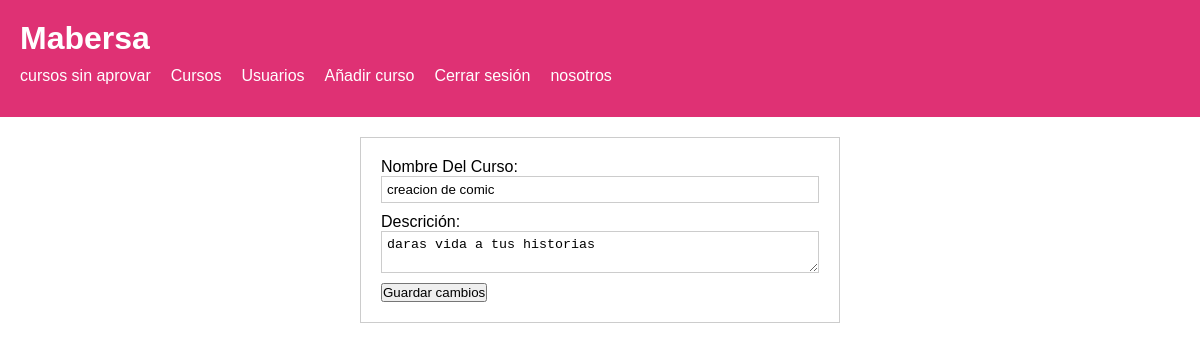
The app's page /edit.php?c_id=1 (signed in), older data.
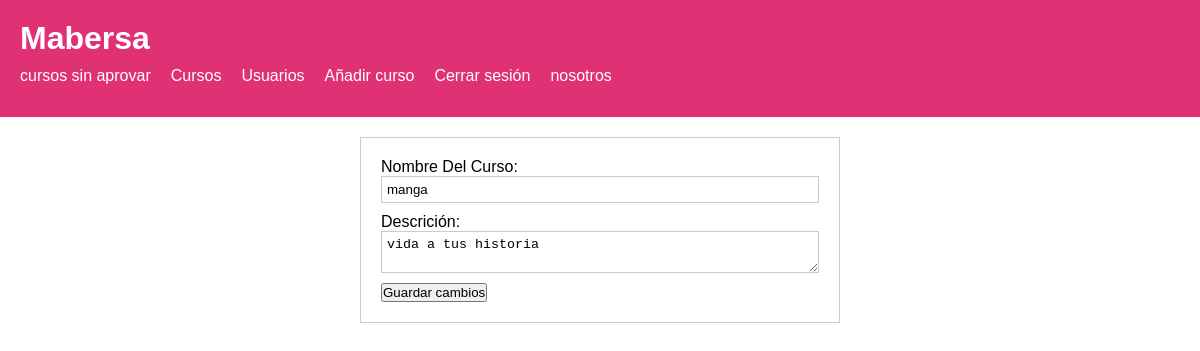
The same page, newer data.
### tables this page shows
CREATE TABLE `courses` (
  `c_id` int(11) NOT NULL,
  `t_id` int(11) NOT NULL,
  `course_name` varchar(255) NOT NULL,
  `course_description` text DEFAULT NULL,
  `video` varchar(255) DEFAULT NULL,
  `timestamp` timestamp NOT NULL DEFAULT current_timestamp(),
  `approved` tinyint(1) DEFAULT 0
);

### edit.php (the view, shortened to what this page needs)
<?php
require_once 'db_conn.php';
if (isset($_GET['c_id'])) {
    $c_id = $_GET['c_id'];
    $query = "SELECT * FROM courses WHERE c_id = $c_id";
    $result = mysqli_query($conn, $query);
    if (mysqli_num_rows($result) > 0) {
        $row = mysqli_fetch_assoc($result);
        ?>
<!DOCTYPE html>
<html>
    <head>
        <link rel="stylesheet" type="text/css" href="./assets/css/style.css">
    </head>
    <body>
        <?php include('header.php'); ?>
        <div class="forms">
            <form action="update.php" method="post">
                        <label>Nombre Del Curso:</label>
                        <input type="text"  class="input" name="nombre" value="<?php echo $row['course_name']; ?>">
                        <label>Descrición:</label>
                        <textarea name="descripcion" class="input" ><?php echo $row['course_description']; ?></textarea>
                        <input type="submit"  value="Guardar cambios">
            </form>
        </div>
    <body>
</html>
        <?php
    } else {
        echo "No se encontró el registro.";
    }
}
?>

Row changes from the older to the newer data that the page shows:
changed courses: nombre "creacion de comic" → "manga"; descripcion "daras vida a tus historias" → "vida a tus historia"
